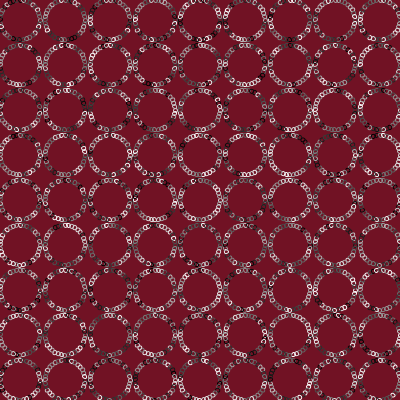
Frame 1 (no input)
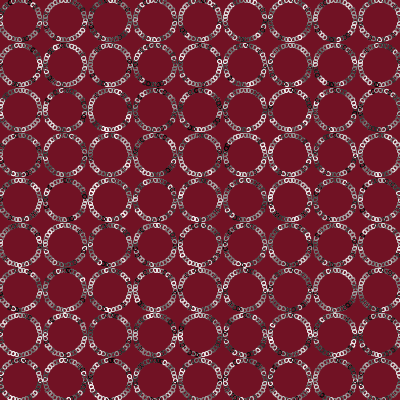
Frame 2 (the mouse pressed at the canvas centre, redrawn once)

The Processing sketch that drew these frames (run headless with seeded random() and noise(); the mouse was pressed at the canvas centre and the sketch redrawn once):

// Processing sketch: processing_39199
// ── processing_39199.pde

//Will Cordes
//Lecture 5.1

// TEST COLORS
// blue #2E599D
// light blue #4882DE
// deep blue #083171
// green #7D9D2E
// red #AF3227
// violet #7E30CE
// maroon #711224
// yellow #CCD823
// orange #DE8F28

float dotSize = 4; // extents of smaller ellipses
float radius = 20; // radius of groupings

void setup() {
  size(400, 400);
  colorMode(HSB, width);
  background(#711224);
  smooth();
}

void draw() {
  for (int x = 20; x < width; x += 45) { // width
    for (int y = 20; y < height; y += 45) { // height
      circleDot(x,y); // circleDot central coordinates
    }
  }
}

void circleDot(float a, float b) {
  for (float i = 0; i < 360; i += 10) {
    pushMatrix();
    translate(a, b); // conform to grid
    rotate(radians(i));  // rotate origin
    translate(radius, 0); // move origin to radius
    noFill();
    stroke(random(width));
    ellipse(0, 0, dotSize, dotSize); // center and extents
    popMatrix();
    noLoop(); // stops from being redrawn
  }
}
